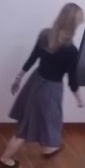
#> input picture data/reid_cam2_crop.jpg, 85 x 168 px
$ python -i low_light.py   (imports and definitions only)
#> lines starting #> are read from the running program, lines starting #| are printed output that depends on the picture
#> further down, picture is the input picture: shape (168, 85, 3); mean B, G, R 102.4, 88.7, 102.3
"""
IBVAP Sentinel
Module: core/vision/low_light.py
Description: Real image-based low-light detection and CLAHE enhancement.

Previously "night-time" anywhere in this codebase meant a wall-clock check
(10pm-5am) with no relationship to what the camera actually saw — a dark
room at noon read as daytime, a floodlit gate at 2am read as night. This
measures actual frame brightness and only enhances frames that are
genuinely dark, regardless of the clock.
"""

import cv2
import numpy as np

# Mean grayscale brightness (0-255) below this counts as low-light.
DARK_MEAN_THRESHOLD = 70.0


def frame_brightness(frame: np.ndarray) -> float:
    gray = cv2.cvtColor(frame, cv2.COLOR_BGR2GRAY)
    return float(np.mean(gray))


def is_low_light(frame: np.ndarray) -> bool:
    return frame_brightness(frame) < DARK_MEAN_THRESHOLD


def enhance_low_light(frame: np.ndarray) -> np.ndarray:
    """CLAHE (contrast-limited adaptive histogram equalization) on the L
    channel of LAB colour space boosts visibility in dark regions without
    blowing out any brighter ones already in frame, then a mild gamma lift
    reaches further into near-zero-light footage."""
    lab = cv2.cvtColor(frame, cv2.COLOR_BGR2LAB)
#> lab: shape (168, 85, 3); mean of channels 0, 1, 2 98.4, 136.9, 122.4
    l_channel, a_channel, b_channel = cv2.split(lab)
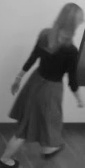
#> l_channel: shape (168, 85); min 14, max 202, mean 98.4
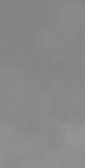
#> a_channel: shape (168, 85); min 131, max 150, mean 136.9
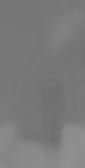
#> b_channel: shape (168, 85); min 111, max 144, mean 122.4
    clahe = cv2.createCLAHE(clipLimit=3.0, tileGridSize=(8, 8))
    l_eq = clahe.apply(l_channel)
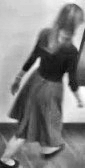
#> l_eq: shape (168, 85); min 10, max 255, mean 131.6
    enhanced = cv2.cvtColor(cv2.merge((l_eq, a_channel, b_channel)), cv2.COLOR_LAB2BGR)
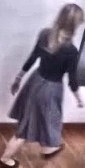
#> enhanced: shape (168, 85, 3); mean B, G, R 135.3, 121.3, 135.8

    gamma = 1.6
    inv_gamma = 1.0 / gamma
    lut = np.array([((i / 255.0) ** inv_gamma) * 255 for i in range(256)]).astype("uint8")
    return cv2.LUT(enhanced, lut)
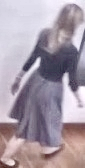
#> returned value: shape (168, 85, 3); mean of channels 0, 1, 2 166.2, 154.2, 166.7; drawn as B, G, R

>>> import cv2
>>> picture = cv2.imread('../../data/reid_cam2_crop.jpg')
>>> result = enhance_low_light(picture)
